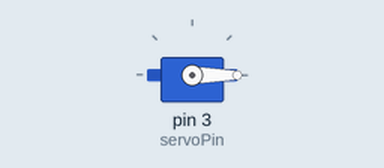
A sketch run on a simulated Arduino Uno, built with avr-gcc and run on an emulated ATmega328P. Parts: servo.

Above: at 0.05 s.
At 1.75 s:
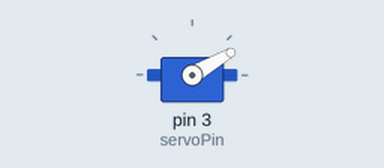
At 3.5 s:
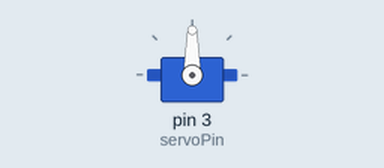
At 7.0 s:
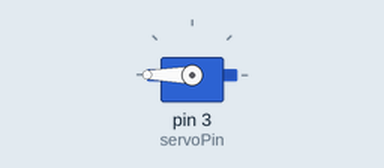
Timing chart, 0 to 9.1 s (numbered marks = the images above):
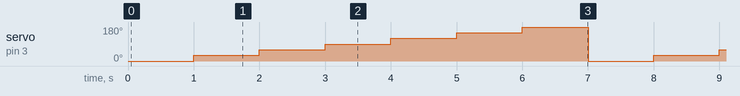

Measured:
- by itself, servo on pin 3 (servoPin): repeats every 7.0 s: 60° 1.0 s, 90° 1.0 s, 120° 1.0 s, 150° 1.0 s, 180° 1.0 s, 0° 1.0 s, 30° 1.0 s

The sketch:

sketch_servo1.ino
```cpp
#include <Servo.h> //Importamos la biblioteca Servo.h

int servoPin = 3;
Servo miServo; //Declaramos un servo y se llama miServo, con esto vamos a trabajar

void setup(){

 //Asociamos el servomotor al pin 3 del Arduino
 miServo.attach(servoPin);

}

void loop(){

//Le mandamos un angolo de 0 grados a nuestro servo
miServo.write(0);
//Hacemos un delay de 1 segundo antes de mandarle la siguiente posicion
delay (1000);

//Escribimos mas posiciones esperando 1 segundo entre una
//posicion y otra
miServo.write


(30);
delay (1000);
miServo.write(60);
delay (1000);
miServo.write(90);
delay (1000);
miServo.write(120);
delay (1000);
miServo.write(150);
delay (1000);
miServo.write(180);
delay (1000);


}
```
